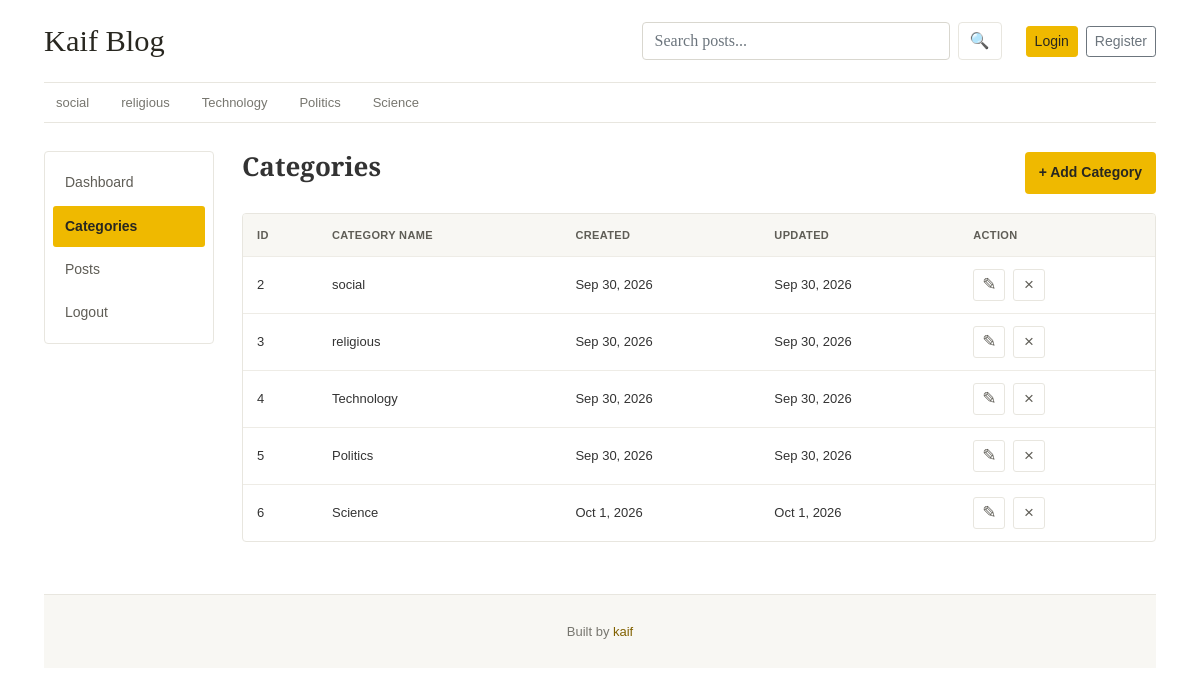
/dashboard/categories/, run on the app's committed database.
### blogs/models.py (models this page shows, shortened)
class Category(models.Model):
    category_name = models.CharField(max_length=100)
    created_at = models.DateField(auto_now=True)
    updated_at = models.DateTimeField(auto_now=True)
    class Meta:
        verbose_name_plural = 'category'

### dashboards/views.py (the view)
# urls.py: path('categories/', views.categories, name='categories'),
def categories(request):
    category_list = Category.objects.all().order_by('id')
    context = {
        'category_list': category_list
    }
    return render(request, 'dashboard/categories.html', context)

### blogs/context_processors.py (called while the page is built)
def get_categories(request):
    categories = Category.objects.all()
    return dict(categories = categories)

def socialink(request):
    social = SocialLink.objects.all()
    return dict(social = social)

### templates/dashboard/categories.html
{% extends "base.html" %}
{% block content %}
{% include "dashboard/sidebar.html" %}
<section class="category-list" aria-labelledby="category-list-title">
    <div class="category-header">
        <h1 id="category-list-title">Categories</h1>
        <a href="{% url 'add_category' %}" class="category-add-btn">
            + Add Category
        </a>
    </div>
    <div class="category-table-wrapper">
        <table class="category-table">
            <thead>
                <tr>
                    <th scope="col">ID</th>
                    <th scope="col">Category Name</th>
                    <th scope="col">Created</th>
                    <th scope="col">Updated</th>
                    <th scope="col" class="category-actions-heading">
                        <span>Action</span>
                    </th>
                </tr>
            </thead>
            <tbody>
                {% for category in category_list %}
                <tr>
                    <td>{{ category.id }}</td>
                    <td>{{ category.category_name }}</td>
                    <td>{{ category.created_at|date:"M j, Y" }}</td>
                    <td>{{ category.updated_at|date:"M j, Y" }}</td>
                    <td class="category-actions">
                        <a href="{% url 'edit_category' category.id %}">
                            <span aria-hidden="true">&#9998;</span>
                        </a>
                        <a href="{% url 'delete_category' category.id %}">
                            <span aria-hidden="true">&#215;</span>
                        </a>
                    </td>
                </tr>
                {% empty %}
                <tr>
                    <td class="category-empty" colspan="5">
                        No categories found.
                    </td>
                </tr>
                {% endfor %}
            </tbody>
        </table>
    </div>
</section>
</main>
{% endblock %}

### templates/base.html (shortened to what this page needs)
{% load static %}
<!DOCTYPE html>
<html lang="en">
<head>
    <link href="https://getbootstrap.com/docs/4.0/dist/css/bootstrap.min.css" rel="stylesheet">
    <link href="{% static 'css/blog.css' %}" rel="stylesheet">
    <link href="{% static 'css/dashboard.css' %}" rel="stylesheet">
    <link rel="stylesheet" href="{% static 'css/register.css' %}">
  </head>
<body>
    <div class="container site-container">
    <header class="blog-header site-header">
      <a class="blog-header-logo text-dark" href="/">Kaif Blog</a>
      <form action="{% url 'search' %}" method="GET" class="site-search">
        <input
          id="site-search"
          type="text"
          name="keyword"
          class="form-control"
          placeholder="Search posts..."
          value="{{ keyword }}"
        >
        <button type="submit" class="btn btn-outline-secondary" aria-label="Search">
          🔍
        </button>
      </form>
      <div class="site-account">
                {% if not user.is_authenticated %}
                <a class="btn btn-sm btn-warning" href="{% url 'login' %}">Login</a>
                <a class="btn btn-sm btn-outline-secondary ms-2" href="{% url 'register' %}">Register</a>
                {% else %}
                <span> {{ user }} </span>
                &nbsp
                <span> <a href="{% url 'logout' %}"> Log out </a></span>
                {% endif %}
        </div>
    </header>
      <div class="nav-scroller category-nav mb-4">
        <nav class="nav">
          {% for cat in categories %}
            <a class="p-2 text-muted" href="{% url 'post_by_category' cat.id %}">{{ cat.category_name}} </a>
          {% endfor %}
        </nav>
      </div>
      {% block content %}
      {% endblock content %}
    <footer class="blog-footer site-footer">
    <p>Built by <a href="https://www.youtube.com/@thoughts-ka">kaif</a></p>
    </footer>
</body>
</html>

### static/css/blog.css (style rules this page uses)
.blog-header { border-bottom: 1px solid #e5e5e5; }
.blog-header-logo { font-family: "Playfair Display", Georgia, "Times New Roman", serif; font-size: 2.25rem; }
h1, h2, h3, h4, h5, h6 { font-family: "Playfair Display", Georgia, "Times New Roman", serif; }
.blog-footer { padding: 2.5rem 0; color: #727272; text-align: center; background-color: #f9f9f9; border-top: .05rem solid #e5e5e5; }
.blog-footer p:last-child { margin-bottom: 0; }
.category-header { display: flex; justify-content: space-between; align-items: center; margin-bottom: 20px; }
.category-header h1 { margin: 0; }
.category-add-btn { display: inline-block; padding: 10px 18px; background-color: #007bff; color: #fff; text-decoration: none; border-radius: 5px; font-size: 14px; font-weight: 600; transition: 0.2s ease; }
:root { --blog-ink: #282720; --blog-muted: #77766f; --blog-line: #e8e6df; --blog-paper: #fff; --blog-wash: #f8f7f3; --blog-gold: #efb900; --blog-gold-dark: #d6a500; }
body { color: var(--blog-ink); background: var(--blog-paper); font-family: Georgia, "Times New Roman", serif; line-height: 1.65; }
.site-container { max-width: 1160px; padding-right: 24px; padding-left: 24px; }
.site-header { display: grid; grid-template-columns: minmax(180px, 1fr) minmax(220px, 360px) auto; align-items: center; gap: 24px; padding: 22px 0; border-color: var(--blog-line); }
.blog-header-logo { color: var(--blog-ink) !important; font-size: 1.9rem; line-height: 1.15; }
.site-search { display: flex; min-width: 0; gap: 8px; }
.site-search .form-control { min-width: 0; border-radius: 4px; }
.site-search button { flex: 0 0 44px; padding: 6px; border-color: var(--blog-line); border-radius: 4px; }
.site-account { display: flex; align-items: center; justify-content: flex-end; gap: 8px; min-width: 0; color: var(--blog-muted); font-family: Arial, sans-serif; font-size: 13px; overflow-wrap: anywhere; }
.site-account .btn, .site-search button { white-space: nowrap; }
.btn-warning, .register-btn { color: var(--blog-ink); background-color: var(--blog-gold); border-color: var(--blog-gold); }
.category-nav { border-bottom: 1px solid var(--blog-line); overflow-x: auto; scrollbar-width: thin; }
.category-nav .nav { display: flex; flex-wrap: nowrap; gap: 8px; width: max-content; min-width: 100%; }
.category-nav a { position: relative; padding: 9px 12px !important; color: var(--blog-muted) !important; font-family: Arial, sans-serif; font-size: 13px; white-space: nowrap; transition: color .18s ease; }
.category-nav a::after { position: absolute; right: 12px; bottom: -1px; left: 12px; height: 2px; background: var(--blog-gold); content: ""; transform: scaleX(0); transform-origin: left; transition: transform .18s ease; }
a { color: #816100; transition: color .18s ease; }
input.form-control, textarea.form-control, select.form-control, .form-group input, .form-group textarea, .form-group select { border-color: #d9d7cf; border-radius: 4px; }
.blog-footer { margin-top: 48px; padding: 26px 12px; color: var(--blog-muted); background: var(--blog-wash); border-color: var(--blog-line); font-family: Arial, sans-serif; font-size: 13px; }
.site-footer p { margin: 0; }

### data on the page
Category: category_name "social", id "2", created_at "Sep 30, 2026", updated_at "Sep 30, 2026"
Category: category_name "religious", id "3", created_at "Sep 30, 2026", updated_at "Sep 30, 2026"
Category: category_name "Technology", id "4", created_at "Sep 30, 2026", updated_at "Sep 30, 2026"
Category: category_name "Politics", id "5", created_at "Sep 30, 2026", updated_at "Sep 30, 2026"
Category: category_name "Science", id "6", created_at "Oct 1, 2026", updated_at "Oct 1, 2026"
